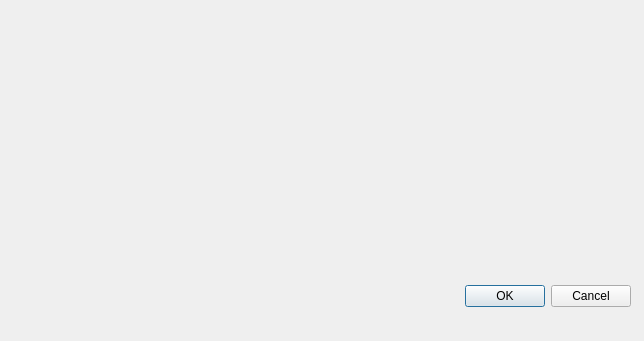
<?xml version="1.0" encoding="UTF-8"?>
<ui version="4.0">
 <class>Dialog</class>
 <widget class="QDialog" name="Dialog">
  <property name="geometry">
   <rect>
    <x>0</x>
    <y>0</y>
    <width>644</width>
    <height>341</height>
   </rect>
  </property>
  <property name="windowTitle">
   <string>Dialog</string>
  </property>
  <widget class="QDialogButtonBox" name="buttonBox">
   <property name="geometry">
    <rect>
     <x>10</x>
     <y>280</y>
     <width>621</width>
     <height>32</height>
    </rect>
   </property>
   <property name="orientation">
    <enum>Qt::Horizontal</enum>
   </property>
   <property name="standardButtons">
    <set>QDialogButtonBox::Cancel|QDialogButtonBox::Ok</set>
   </property>
  </widget>
 </widget>
 <resources/>
 <connections>
  <connection>
   <sender>buttonBox</sender>
   <signal>accepted()</signal>
   <receiver>Dialog</receiver>
   <slot>accept()</slot>
   <hints>
    <hint type="sourcelabel">
     <x>248</x>
     <y>254</y>
    </hint>
    <hint type="destinationlabel">
     <x>157</x>
     <y>274</y>
    </hint>
   </hints>
  </connection>
  <connection>
   <sender>buttonBox</sender>
   <signal>rejected()</signal>
   <receiver>Dialog</receiver>
   <slot>reject()</slot>
   <hints>
    <hint type="sourcelabel">
     <x>316</x>
     <y>260</y>
    </hint>
    <hint type="destinationlabel">
     <x>286</x>
     <y>274</y>
    </hint>
   </hints>
  </connection>
 </connections>
</ui>
